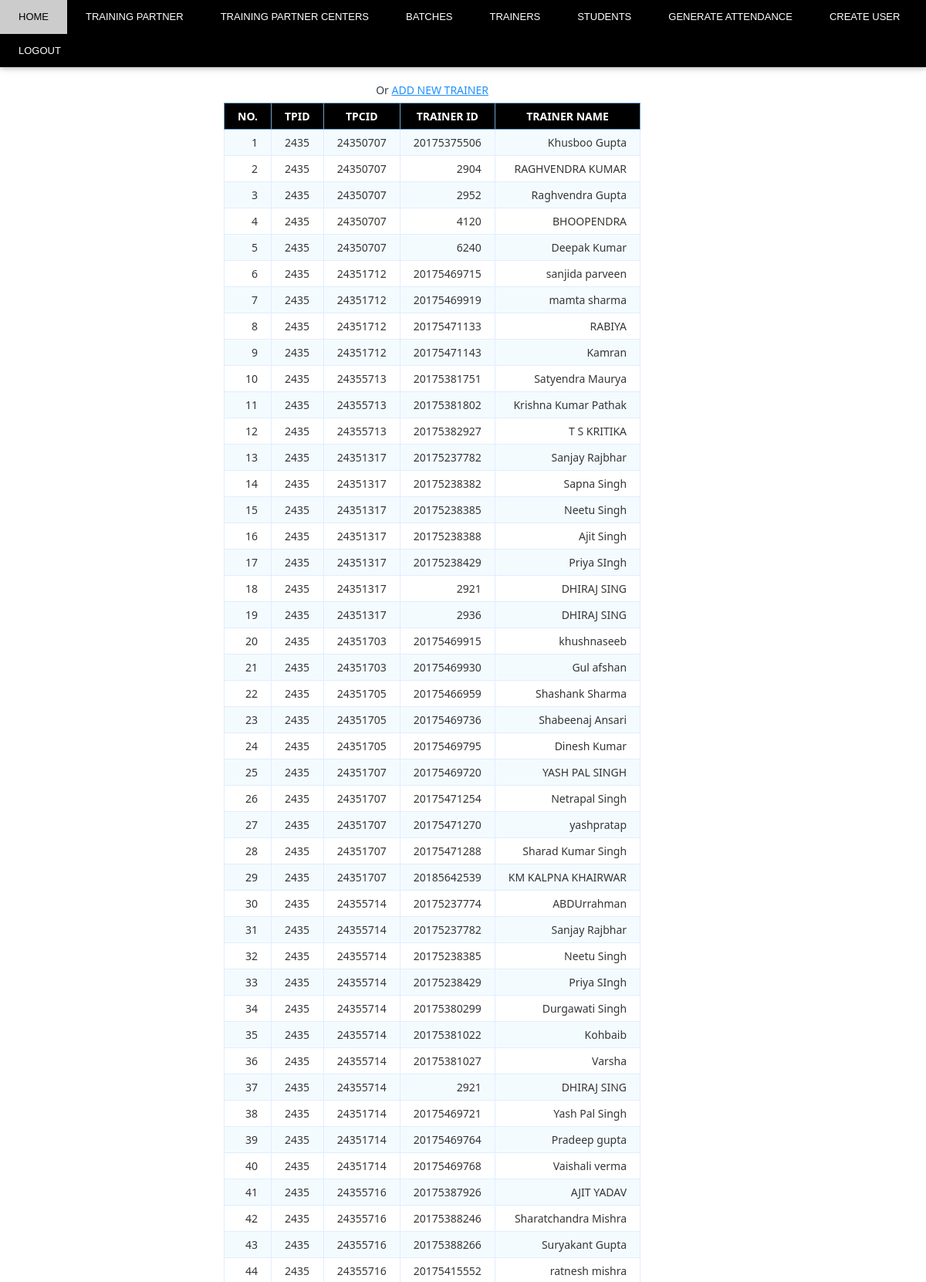
/TRAINERS.php (upper part), run on the app's committed database.
### tables this page shows
CREATE TABLE `trainers` (
  `TPID` int(30) NOT NULL,
  `TPCID` int(30) NOT NULL,
  `TID` bigint(30) NOT NULL,
  `TName` varchar(30) NOT NULL
);

### TRAINERS.php (the view, shortened to what this page needs)
<?php
$db_host = 'localhost';
$db_user = 'root';
$db_pass = '';
$db_name = 'attendance';
$conn = mysqli_connect($db_host, $db_user, $db_pass, $db_name);
$sql = 'SELECT TPID,TPCID,TID,TName from trainers';
$query = mysqli_query($conn, $sql);
?>
<html>
<!DOCTYPE html>
<link rel="stylesheet" href="CSS.css">
</head>
<body>
<div class="w3-top">
<div class="w3-bar w3-black w3-card">
    <a href="LOGIN.php" class="w3-bar-item w3-button w3-padding-large new">HOME</a>
    <a href="TRAINING_PARTNERS.php" class="w3-bar-item w3-button w3-padding-large new w3-hide-small">TRAINING PARTNER</a>
    <a href="TRAINING_PARTNERS_CENTER.php" class="w3-bar-item w3-button w3-padding-large new w3-hide-small">TRAINING PARTNER CENTERS</a>
    <a href="BATCHES.php" class="w3-bar-item w3-button w3-padding-large new w3-hide-small">BATCHES</a>
	<a href="TRAINERS.php" class="w3-bar-item w3-button w3-padding-large new w3-hide-small">TRAINERS</a>
	<a href="STUDENTS.php" class="w3-bar-item w3-button w3-padding-large new w3-hide-small">STUDENTS</a>
	<a href="#contact" class="w3-bar-item w3-button w3-padding-large new w3-hide-small">GENERATE ATTENDANCE</a>
	<a href="USER_create.php" class="w3-bar-item w3-button w3-padding-large new w3-hide-small">CREATE USER</a>
	<a href="logout.php" class="w3-bar-item w3-button w3-padding-large new w3-hide-small">LOGOUT</a>
  </div>
</div>
<table class="data-table">
		<caption class="title">Or <a href="TRAINERS_create.php">ADD NEW TRAINER</a></caption>
		<thead>
			<tr>
				<th>NO. </th>
				<th>TPID</th>
				<th>TPCID</th>
				<th>Trainer ID</th>
				<th>Trainer Name</th>
			</tr>
		</thead>
		<tbody>
		<?php
		$no 	= 1;
		while ($row = mysqli_fetch_array($query))
		{
			echo '<tr>
					<td>'.$no.'</td>
					<td>'.$row['TPID'].'</td>
					<td>'.$row['TPCID'].'</td>
					<td>'.$row['TID'] . '</td>
					<td>'.$row['TName'].'</td>
				</tr>';
				$no++;
		}?>
		</tbody>
	</table></html>
</body>

### CSS.css (style rules this page uses)
html { box-sizing:border-box }
*,*:before,*:after { box-sizing:inherit }
html { -ms-text-size-adjust:100%;-webkit-text-size-adjust:100% }
body { margin:0 }
a { background-color:transparent;-webkit-text-decoration-skip:objects }
html,body { font-family:Verdana,sans-serif;font-size:15px;line-height:1.5 }
html { overflow-x:hidden }
a { color:inherit }
.w3-btn,.w3-button { border:none;display:inline-block;padding:8px 16px;vertical-align:middle;overflow:hidden;text-decoration:none;color:inherit;background-color:inherit;text-align:center;cursor:pointer;white-space:nowrap }
.w3-btn,.w3-button { -webkit-touch-callout:none;-webkit-user-select:none;-khtml-user-select:none;-moz-user-select:none;-ms-user-select:none;user-select:none }
.w3-bar { width:100%;overflow:hidden }
.w3-bar .w3-bar-item { padding:5px 11px;float:left;width:auto;border:none;display:block;outline:0 }
.w3-bar .w3-button { white-space:normal }
.w3-container:after,.w3-container:before,.w3-panel:after,.w3-panel:before,.w3-row:after,.w3-row:before,.w3-row-padding:after,.w3-row-padding:before, .w3-cell-row:before,.w3-cell-row:after,.w3-clear:after,.w3-clear:before,.w3-bar:before,.w3-bar:after { content:"";display:table;clear:both }
.w3-top,.w3-bottom { position:fixed;width:100%;z-index:1 }
.w3-top { top:0 }
.w3-card,.w3-card-2 { box-shadow:0 2px 5px 0 rgba(0,0,0,0.16),0 2px 10px 0 rgba(0,0,0,0.12) }
.w3-padding-large { padding:12px 24px!important }
.w3-black,.w3-hover-black:hover { color:#fff!important;background-color:#000!important }

### TRAINERS.php (style rules this page uses)
.new { font-size:13px; }
body { font-size: 15px; color: #343d44; font-family: "segoe-ui", "open-sans", tahoma, arial; padding: 0; margin: 0; }
table { margin-top:100px; margin-left:290px; font-family: "Lucida Sans Unicode", "Lucida Grande", "Segoe Ui"; font-size: 12px; }
table td { transition: all .5s; }
.data-table { border-collapse: collapse; font-size: 14px; min-width: 537px; }
.data-table th, .data-table td { border: 1px solid #e1edff; padding: 7px 17px; }
.data-table caption { margin: 7px; }
.data-table thead th { background-color: black; color: #FFFFFF; border-color: #6ea1cc !important; text-transform: uppercase; }
.data-table tbody td { color: #353535; }
.data-table tbody td:first-child, .data-table tbody td:nth-child(4), .data-table tbody td:last-child { text-align: right; }
.data-table tbody tr:nth-child(odd) td { background-color: #f4fbff; }
* { box-sizing: border-box; }
a { color: dodgerblue; }

### data on the page
trainers: TPID "2435", TPCID "24350707", TID "20175375506", TName "Khusboo Gupta"
trainers: TPID "2435", TPCID "24350707", TID "2904", TName "RAGHVENDRA KUMAR"
trainers: TPID "2435", TPCID "24350707", TID "2952", TName "Raghvendra Gupta"
trainers: TPID "2435", TPCID "24350707", TID "4120", TName "BHOOPENDRA"
trainers: TPID "2435", TPCID "24350707", TID "6240", TName "Deepak Kumar"
trainers: TPID "2435", TPCID "24351712", TID "20175469715", TName "sanjida parveen"
trainers: TPID "2435", TPCID "24351712", TID "20175469919", TName "mamta sharma"
trainers: TPID "2435", TPCID "24351712", TID "20175471133", TName "RABIYA"
trainers: TPID "2435", TPCID "24351712", TID "20175471143", TName "Kamran"
trainers: TPID "2435", TPCID "24355713", TID "20175381751", TName "Satyendra Maurya"
trainers: TPID "2435", TPCID "24355713", TID "20175381802", TName "Krishna Kumar Pathak"
trainers: TPID "2435", TPCID "24355713", TID "20175382927", TName "T S KRITIKA"
trainers: TPID "2435", TPCID "24351317", TID "20175237782", TName "Sanjay Rajbhar"
trainers: TPID "2435", TPCID "24351317", TID "20175238382", TName "Sapna Singh"
trainers: TPID "2435", TPCID "24351317", TID "20175238385", TName "Neetu Singh"
trainers: TPID "2435", TPCID "24351317", TID "20175238388", TName "Ajit Singh"
trainers: TPID "2435", TPCID "24351317", TID "20175238429", TName "Priya SIngh"
trainers: TPID "2435", TPCID "24351317", TID "2921", TName "DHIRAJ SING"
trainers: TPID "2435", TPCID "24351317", TID "2936", TName "DHIRAJ SING"
trainers: TPID "2435", TPCID "24351703", TID "20175469915", TName "khushnaseeb"
trainers: TPID "2435", TPCID "24351703", TID "20175469930", TName "Gul afshan"
trainers: TPID "2435", TPCID "24351705", TID "20175466959", TName "Shashank Sharma"
trainers: TPID "2435", TPCID "24351705", TID "20175469736", TName "Shabeenaj Ansari"
trainers: TPID "2435", TPCID "24351705", TID "20175469795", TName "Dinesh Kumar"
trainers: TPID "2435", TPCID "24351707", TID "20175469720", TName "YASH PAL SINGH"
trainers: TPID "2435", TPCID "24351707", TID "20175471254", TName "Netrapal Singh"
trainers: TPID "2435", TPCID "24351707", TID "20175471270", TName "yashpratap"
trainers: TPID "2435", TPCID "24351707", TID "20175471288", TName "Sharad Kumar Singh"
trainers: TPID "2435", TPCID "24351707", TID "20185642539", TName "KM KALPNA KHAIRWAR"
trainers: TPID "2435", TPCID "24355714", TID "20175237774", TName "ABDUrrahman"
trainers: TPID "2435", TPCID "24355714", TID "20175237782", TName "Sanjay Rajbhar"
trainers: TPID "2435", TPCID "24355714", TID "20175238385", TName "Neetu Singh"
trainers: TPID "2435", TPCID "24355714", TID "20175238429", TName "Priya SIngh"
trainers: TPID "2435", TPCID "24355714", TID "20175380299", TName "Durgawati Singh"
trainers: TPID "2435", TPCID "24355714", TID "20175381022", TName "Kohbaib"
trainers: TPID "2435", TPCID "24355714", TID "20175381027", TName "Varsha"
trainers: TPID "2435", TPCID "24355714", TID "2921", TName "DHIRAJ SING"
trainers: TPID "2435", TPCID "24351714", TID "20175469721", TName "Yash Pal Singh"
trainers: TPID "2435", TPCID "24351714", TID "20175469764", TName "Pradeep gupta"
trainers: TPID "2435", TPCID "24351714", TID "20175469768", TName "Vaishali verma"
trainers: TPID "2435", TPCID "24355716", TID "20175387926", TName "AJIT YADAV"
trainers: TPID "2435", TPCID "24355716", TID "20175388246", TName "Sharatchandra Mishra"
trainers: TPID "2435", TPCID "24355716", TID "20175388266", TName "Suryakant Gupta"
trainers: TPID "2435", TPCID "24355716", TID "20175415552", TName "ratnesh mishra"
